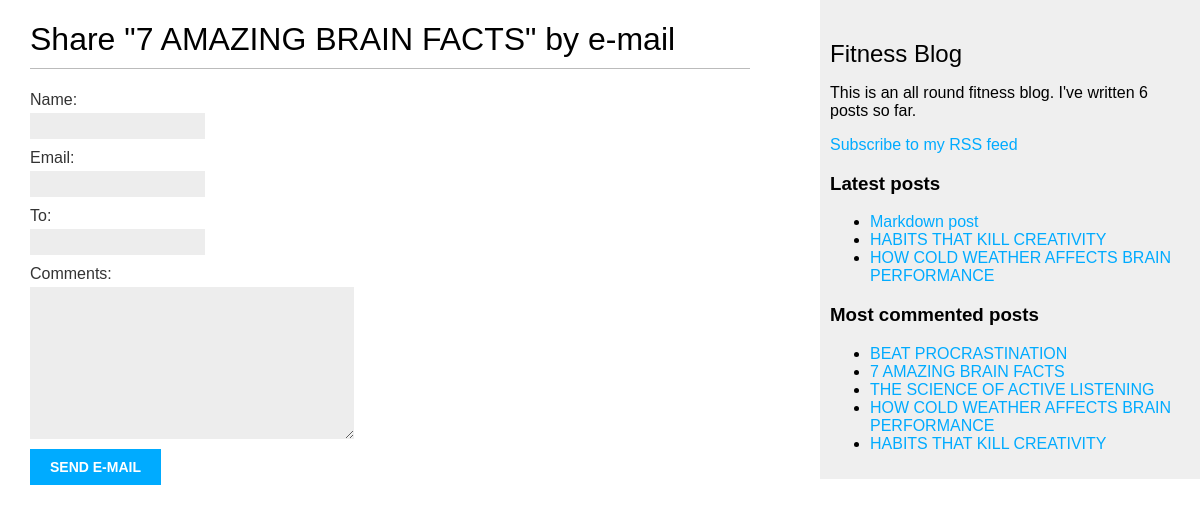
Screenshot of /blog/1/share/ with the database file from the repository.
### blog/models.py (models this page shows, shortened)
class Post(models.Model):
    class Status(models.TextChoices):#enumerate class Status by subclassing models.TextChoices.
         DRAFT = 'DF','Draft'#available choices for the post status are DRAFT and PUBLISHED.
         PUBLISHED = 'PB','Published'#Their respective values are DF and PB, and their labels or readable names are Draft and Published.
    title = models.CharField(max_length =250)
    body = models.TextField()
    slug = models.SlugField(max_length =250, unique_for_date='publish')
    created_at = models.DateTimeField(auto_now_add=True)
    updated_at = models.DateTimeField(auto_now_add=True)
    publish = models.DateTimeField(default=timezone.now)
    status = models.CharField(max_length =2, choices=Status.choices, default=Status.DRAFT)
    author = models.ForeignKey(User, on_delete=models.CASCADE, related_name='blog_posts')
    objects = models.Manager()# The default manager
    published = PublishedManager()# Our custom managerf
    tags = TaggableManager()
    class Meta:# this class defines metadata for the model
         ordering = ['-publish']#ordering attribute tells Django to sort results by the publish field
         indexes = [#This option allows database indexes for your model
              models.Index(fields=['-publish']),
         ]
    def get_absolute_url(self):#builds URL dynamically using the URL name defined in the URL patterns.
         return reverse('blog:post_detail', args=[self.publish.year,
                                                  self.publish.month,
                                                  self.publish.day,
                                                  self.slug])#parameters of the canonical URL for blog posts to match the new URL parameters.

### blog/views.py (the view)
# urls.py: path('<int:post_id>/share/', views.post_share, name='post_share'),
def post_share(request, post_id):
    post = get_object_or_404(Post, id=post_id, status=Post.Status.PUBLISHED)
    sent = False
    if request.method == 'POST':
        form = EmailPostForm(request.POST)
        if form.is_valid():
            cd = form.cleaned_data
            post_url = request.build_absolute_uri(
                post.get_absolute_url())
            subject = f"{cd['name']} recommends you read " \
                      f"{post.title}"
            message = f"Read {post.title} at {post_url}\n\n" \
                      f"{cd['name']}\'s comments: {cd['comments']}"
            send_mail(subject, message, 'carolgitongaofficial@gmail.com',
                     [cd['to']])
            sent = True
    else:
        form = EmailPostForm()
    return render(request, 'post/share.html', {'post': post, 'form': form, 'sent': sent})

### blog/forms.py
class EmailPostForm(forms.Form):
    name = forms.CharField(max_length=25)
    email = forms.EmailField()
    to = forms.EmailField()
    comments = forms.CharField(required=False, widget=forms.Textarea)

### blog/models.py (called while the page is built)
     def get_queryset(self):
          return super().get_queryset()\
          .filter(status=Post.Status.PUBLISHED)

### blog/templatetags/blog_tags.py (called while the page is built)
@register.simple_tag
def total_posts():
    return Post.published.count()

@register.inclusion_tag('post/latest_posts.html')
def show_latest_posts(count=5):
    latest_posts = Post.published.order_by('-publish')[:count]
    return {'latest_posts': latest_posts}

@register.simple_tag
def get_most_commented_posts(count=5):
    return Post.published.annotate(
                total_comments=Count('comments')
            ).order_by('-total_comments')[:count]

### blog/templates/post/share.html (shortened to what this page needs)
{% extends "blog/base.html" %}
{% block content %}
{% if sent %}
<h1>E-mail successfully sent</h1>
<p>
    "{{ post.title}}" was successfully sent to {{ form.cleaned_data.to }}.
</p>
{% else %}
<h1>Share "{{ post.title }}" by e-mail</h1>
<form method="post">
    {{ form.as_p }}
    <input type="submit" value="Send e-mail">
</form>
{% endif %}
{% endblock %}

### blog/templates/blog/base.html (shortened to what this page needs)
{% load blog_tags %}
{% load static %}
<!DOCTYPE html>
<html lang="en">
<head>
    <link href="{% static "css/blog.css" %}" rel="stylesheet">
</head>
<body>
    <div id="content">
       {% block content %}
       {% endblock %}
    </div>
    <div id="sidebar">
        <h2>Fitness Blog</h2>
        <p>This is an all round fitness blog.
            I've written {% total_posts %} posts so far.
        </p>
        <p>
            <a href="{% url "blog:post_feed" %}">
                Subscribe to my RSS feed
            </a>
        </p>
        <h3>Latest posts</h3>
        {% show_latest_posts 3 %}
        <h3>Most commented posts</h3>
        {% get_most_commented_posts as most_commented_posts %}
        <ul>
            {% for post in most_commented_posts %}
            <li>
            <a href="{{ post.get_absolute_url }}">{{ post.title }}</a>
            </li>
            {% endfor %}
            </ul>
    </div>
</body>
</html>

### blog/templates/post/latest_posts.html
<ul>
    {% for post in latest_posts %}
    <li>
    <a href="{{ post.get_absolute_url }}">{{ post.title }}</a>
    </li>
    {% endfor %}
</ul>

### blog/static/css/blog.css (style rules this page uses)
body { margin:0; padding:0; font-family:helvetica, sans-serif; }
a { color:#00abff; text-decoration:none; }
h1 { font-weight:normal; border-bottom:1px solid #bbb; padding:0 0 10px 0; }
h2 { font-weight:normal; margin:30px 0 0; }
#content { float:left; width:60%; padding:0 0 0 30px; }
#sidebar { float:right; width:30%; padding:10px; background:#efefef; height:100%; }
label { float:left; clear:both; color:#333; margin-bottom:4px; }
input, textarea { clear:both; float:left; margin:0 0 10px; background:#ededed; border:0; padding:6px 10px; font-size:12px; }
input[type=submit] { font-weight:bold; background:#00abff; color:#fff; padding:10px 20px; font-size:14px; text-transform:uppercase; }

### rows the page displays
Post: title "7 AMAZING BRAIN FACTS"
Post: title "Markdown post"
Post: title "HABITS THAT KILL CREATIVITY"
Post: title "HOW COLD WEATHER AFFECTS BRAIN PERFORMANCE"
Post: title "BEAT PROCRASTINATION"
Post: title "THE SCIENCE OF ACTIVE LISTENING"
